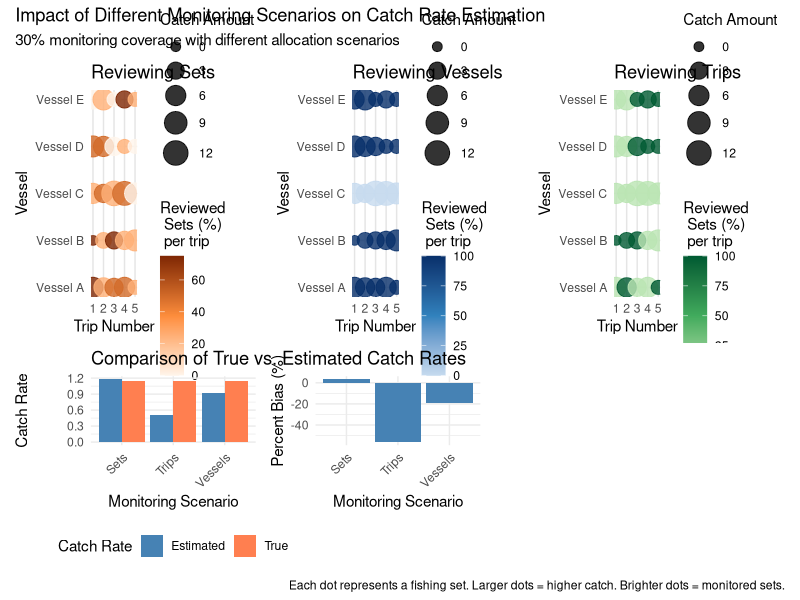
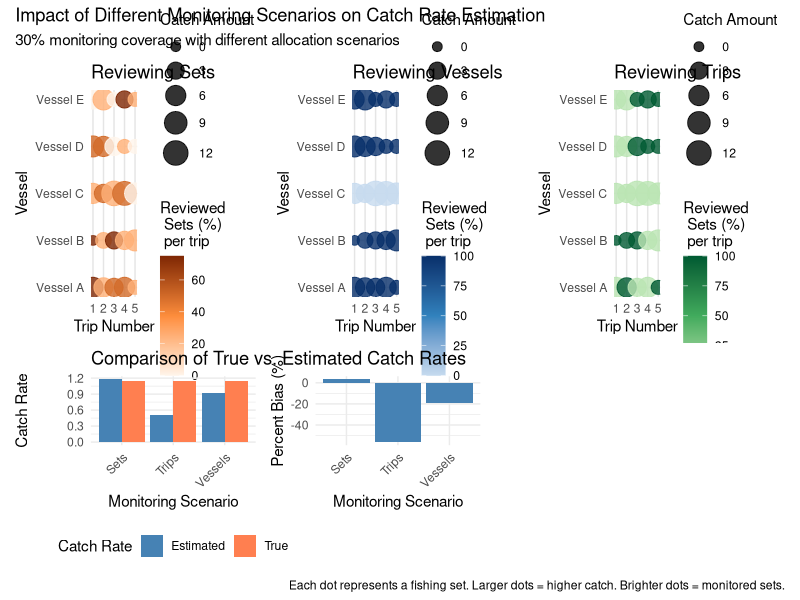
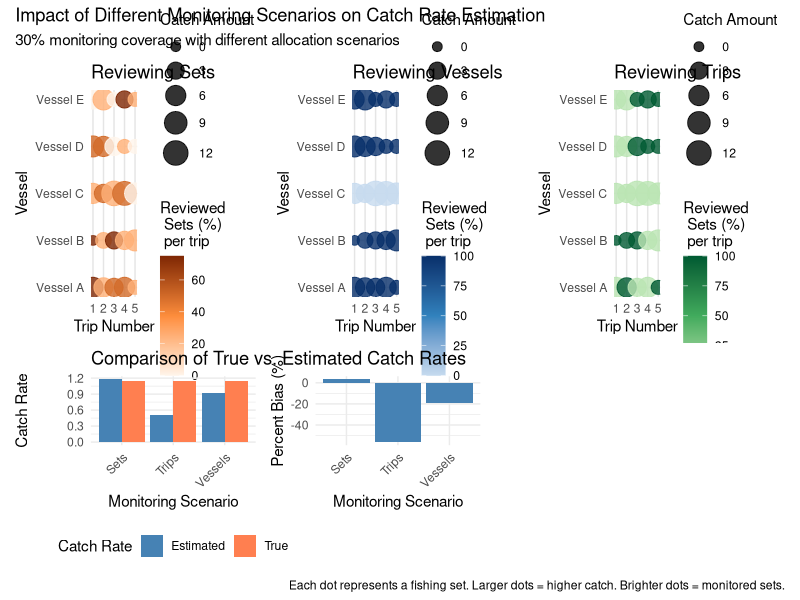
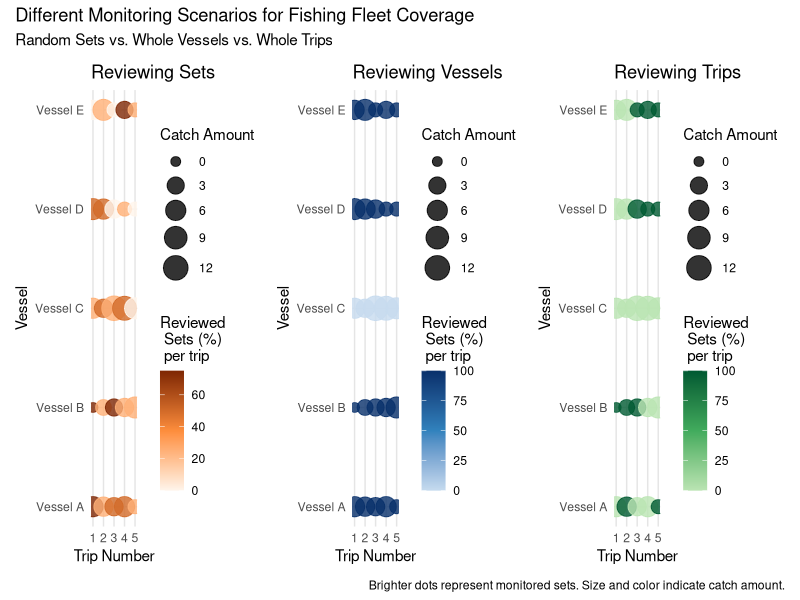
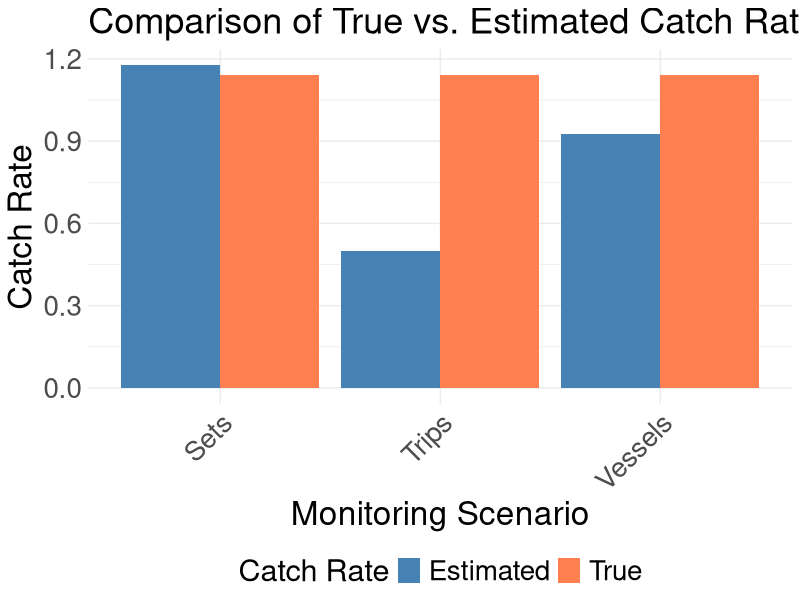
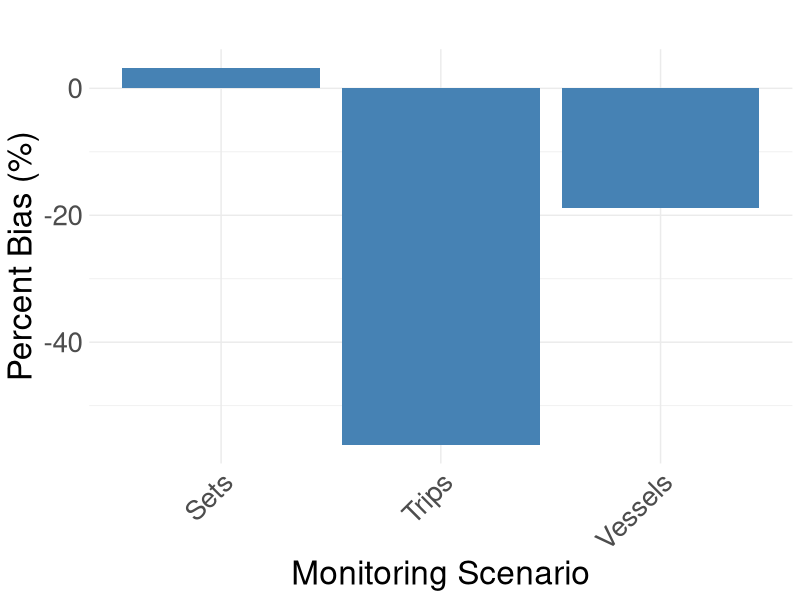

Here is the R script that generated these plots, in order:
# Conceptual Figure for MSC Review Rates
# This script generates a conceptual figure illustrating different monitoring strategies
# and their impact on estimated catch rates

# Load necessary libraries
library(ggplot2)
library(dplyr)
library(patchwork) # for combining plots
library(tidyr)

# Set seed for reproducibility
set.seed(123)

# Define colors
vessel_colors <- c("#1B9E77", "#D95F02", "#7570B3", "#E7298A", "#66A61E")
catch_colors <- c("low" = "#91bfdb", "medium" = "#fee090", "high" = "#fc8d59")

# Function to create simulated data for a small fleet
create_demonstration_data <- function(n_vessels = 5, 
                                      n_trips_per_vessel = 5, 
                                      n_sets_per_trip = 4, 
                                      vessel_effect_sd = 0.5,
                                      trip_effect_sd = 0.3,
                                      base_catch_rate = 1) {
  
  # Generate vessel IDs
  vessels <- 1:n_vessels
  
  # Generate vessel effects (some vessels catch more than others)
  vessel_effects <- rnorm(n_vessels, 0, vessel_effect_sd)
  
  # Create empty dataframe to store all data
  total_sets <- n_vessels * n_trips_per_vessel * n_sets_per_trip
  data <- data.frame(
    vessel_id = integer(total_sets),
    vessel_name = character(total_sets),
    trip_id = integer(total_sets),
    set_id = integer(total_sets),
    catch_rate = numeric(total_sets),
    catch = integer(total_sets),
    catch_category = character(total_sets),
    stringsAsFactors = FALSE
  )
  
  row <- 1
  for (v in 1:n_vessels) {
    vessel_name <- paste("Vessel", LETTERS[v])
    vessel_effect <- vessel_effects[v]
    
    for (t in 1:n_trips_per_vessel) {
      # Generate trip effect (some trips catch more than others)
      trip_effect <- rnorm(1, 0, trip_effect_sd)
      
      for (s in 1:n_sets_per_trip) {
        # Calculate catch rate for this set
        catch_rate <- exp(log(base_catch_rate) + vessel_effect + trip_effect)
        
        # Simulate catch using Poisson distribution
        catch <- rpois(1, catch_rate)
        
        # Categorize catch for visual representation
        catch_category <- if (catch <= quantile(dpois(0:10, base_catch_rate), 0.33)) {
          "low"
        } else if (catch <= quantile(dpois(0:10, base_catch_rate), 0.67)) {
          "medium"
        } else {
          "high"
        }
        
        # Store in dataframe
        data$vessel_id[row] <- v
        data$vessel_name[row] <- vessel_name
        data$trip_id[row] <- t
        data$set_id[row] <- s
        data$catch_rate[row] <- catch_rate
        data$catch[row] <- catch
        data$catch_category[row] <- catch_category
        
        row <- row + 1
      }
    }
  }
  
  return(data)
}

# Create demo data
fleet_data <- create_demonstration_data()

# Function to apply different monitoring strategies
apply_monitoring_strategies <- function(data, p_monitor = 0.3, bias_factor = 5) {
  # Make copies for each strategy
  data_sets <- data
  data_vessels <- data
  data_trips <- data
  
  # Strategy 1: Random sets
  set.seed(42)
  data_sets$monitored <- rbinom(nrow(data_sets), 1, p_monitor)
  data_sets$strategy <- "Sets"
  
  # Strategy 2: Vessels (with potential bias toward vessels with lower catch rates)
  vessels <- unique(data$vessel_id)
  vessel_avg_catch <- sapply(vessels, function(v) mean(data$catch[data$vessel_id == v]))
  # Normalize to 0-1 scale for bias calculation
  normalized_catch <- (max(vessel_avg_catch) - vessel_avg_catch) / (max(vessel_avg_catch) - min(vessel_avg_catch))
  # Apply bias (higher values of normalized_catch = more likely to be monitored)
  vessel_prob <- p_monitor + bias_factor * (normalized_catch - mean(normalized_catch))
  vessel_prob <- pmin(pmax(vessel_prob, 0), 1)  # Bound between 0 and 1
  
  set.seed(42)
  vessel_monitored <- rbinom(length(vessels), 1, vessel_prob)
  data_vessels$monitored <- 0
  for (i in 1:length(vessels)) {
    if (vessel_monitored[i] == 1) {
      data_vessels$monitored[data_vessels$vessel_id == vessels[i]] <- 1
    }
  }
  data_vessels$strategy <-   "Vessels"
  
  # Strategy 3: Trips (with potential bias toward trips with lower catch rates)
  trips <- unique(data[, c("vessel_id", "trip_id")])
  trip_avg_catch <- numeric(nrow(trips))
  for (i in 1:nrow(trips)) {
    v <- trips$vessel_id[i]
    t <- trips$trip_id[i]
    trip_avg_catch[i] <- mean(data$catch[data$vessel_id == v & data$trip_id == t])
  }
  
  # Normalize to 0-1 scale for bias calculation
  normalized_trip_catch <- (max(trip_avg_catch) - trip_avg_catch) / 
                          (max(trip_avg_catch) - min(trip_avg_catch))
  # Apply bias (higher values of normalized_catch = more likely to be monitored)
  trip_prob <- p_monitor + bias_factor * (normalized_trip_catch - mean(normalized_trip_catch))
  trip_prob <- pmin(pmax(trip_prob, 0), 1)  # Bound between 0 and 1
  
  set.seed(42)
  trip_monitored <- rbinom(nrow(trips), 1, trip_prob)
  data_trips$monitored <- 0
  for (i in 1:nrow(trips)) {
    v <- trips$vessel_id[i]
    t <- trips$trip_id[i]
    if (trip_monitored[i] == 1) {
      data_trips$monitored[data_trips$vessel_id == v & data_trips$trip_id == t] <- 1
    }
  }
  data_trips$strategy <- "Trips"
  
  # Combine all data
  combined_data <- rbind(data_sets, data_vessels, data_trips)
  return(combined_data)
}

# Apply monitoring strategies
monitored_data <- apply_monitoring_strategies(fleet_data)

# Calculate catch statistics for each strategy
calculate_catch_stats <- function(data) {
  data %>%
    group_by(strategy) %>%
    summarize(
      true_catch_rate = mean(catch),
      estimated_catch_rate = if(sum(monitored) > 0) mean(catch[monitored == 1]) else NA,
      bias = estimated_catch_rate - true_catch_rate,
      bias_percent = (bias / true_catch_rate) * 100,
      monitored_sets = sum(monitored),
      total_sets = n()
    )
}

catch_stats <- calculate_catch_stats(monitored_data)

# Create visualization functions

# 1. Fleet Visualization with dots representing sets
plot_fleet_structure <- function(data, strategy_name, colscale) {
  subset_data <- data[data$strategy == strategy_name,] %>%
    group_by(trip_id, vessel_id) %>%
    summarize(catch = sum(catch), monitored = 100*sum(monitored)/n())
  
  ggplot(subset_data, aes(x = trip_id, y = vessel_id)) +
    geom_point(aes(color = monitored, size = catch), alpha = 0.8) +
    scale_color_gradientn(colors = colscale,
               values = scales::rescale(c(0, 50, 100)),
               name = "Reviewed \n Sets (%) \n per trip") +
    scale_size_continuous(name = "Catch Amount", range = c(3, 8)) +  # Increased point size range
    labs(title = paste("Reviewing", strategy_name),
         x = "Trip Number", 
         y = "Vessel") + 
    scale_y_continuous(labels = function(x) paste("Vessel", LETTERS[x])) +
    theme_minimal() +
    theme(panel.grid.major = element_line(color = "grey90"),
          panel.grid.minor = element_blank())
}

# 2. Create comparison of estimated vs true catch rates
plot_catch_comparison <- function(stats) {
  stats_long <- pivot_longer(stats, 
                           cols = c(true_catch_rate, estimated_catch_rate),
                           names_to = "rate_type",
                           values_to = "value")
  
  ggplot(stats_long, aes(x = strategy, y = value, fill = rate_type)) +
    geom_bar(stat = "identity", position = position_dodge()) +
    scale_fill_manual(values = c("steelblue", "coral"),
                     name = "Catch Rate",
                     labels = c("Estimated", "True")) +
    labs(title = "Comparison of True vs. Estimated Catch Rates",
         x = "Monitoring Scenario", 
         y = "Catch Rate") +
    theme_minimal() +
    theme(legend.position = "bottom")+ 
    theme(axis.text.x = element_text(angle = 45, hjust = 1))
}

# 3. Create a plot showing bias percentage by strategy
plot_bias <- function(stats) {
  ggplot(stats, aes(x = strategy, y = bias_percent)) +
    geom_bar(stat = "identity", fill = "steelblue") +
    labs(title = "",
         x = "Monitoring Scenario", 
         y = "Percent Bias (%)") +
    theme_minimal() + 
    theme(axis.text.x = element_text(angle = 45, hjust = 1))
}

# Create the plots
plot1 <- plot_fleet_structure(
  monitored_data, 
  "Sets",
  c("#fff5eb", "#fd8d3c", "#7f2704") # light to dark orange, good contrast on grey
)
plot2 <- plot_fleet_structure(monitored_data, "Vessels",
               c("#c6dbef", "#3182bd", "#08306b")) # light to dark blue, good contrast on grey
plot3 <- plot_fleet_structure(
  monitored_data, 
  "Trips",
  c("#bae4b3", "#41ab5d", "#005a32") # medium to dark green, better contrast
)

plot4 <- plot_catch_comparison(catch_stats)
plot5 <- plot_bias(catch_stats)

# Combine plots using patchwork
combined_plot <- (plot1 + plot2 + plot3) / (plot4 + plot5 + plot_spacer())
combined_plot <- combined_plot + 
  plot_layout(heights = c(3, 1)) +
  plot_annotation(
    title = "Impact of Different Monitoring Scenarios on Catch Rate Estimation",
    subtitle = "30% monitoring coverage with different allocation scenarios",
    caption = "Each dot represents a fishing set. Larger dots = higher catch. Brighter dots = monitored sets."
  )

# Save the plot
ggsave("plots/conceptual_figure.png", 
  combined_plot, width = 15, height = 8, dpi = 300)
  
ggsave("plots/lowres/conceptual_figure_lowres.png", combined_plot, width = 12, height = 8, dpi = 100)

ggsave("plots/conceptual_figure.pdf", 
  combined_plot, width = 14, height = 8)


# Also create a simpler conceptual figure just showing the different strategies
simple_plot <- (plot1 + plot2 + plot3) + 
  plot_layout(nrow = 1) +
  plot_annotation(
    title = "Different Monitoring Scenarios for Fishing Fleet Coverage",
    subtitle = "Random Sets vs. Whole Vessels vs. Whole Trips",
    caption = "Brighter dots represent monitored sets. Size and color indicate catch amount."
  )


# Save the simple plot
ggsave("plots/conceptual_figure_simple.png", 
simple_plot, width = 18, height = 5, dpi = 300)



# Print summary statistics
print(catch_stats)
plot4 <- plot4 + 
  theme(
    text = element_text(size = 22),
    axis.title = element_text(size = 24),
    axis.text = element_text(size = 20),
    legend.text = element_text(size = 20),
    legend.title = element_text(size = 22),
    plot.title = element_text(size = 26),
    plot.subtitle = element_text(size = 22)
  )
plot5 <- plot5 + 
  theme(
    text = element_text(size = 22),
    axis.title = element_text(size = 24),
    axis.text = element_text(size = 20),
    legend.text = element_text(size = 20),
    legend.title = element_text(size = 22),
    plot.title = element_text(size = 26),
    plot.subtitle = element_text(size = 22)
  )
ggsave("plots/catch_comparison.pdf", plot4, width = 8, height = 6)
ggsave("plots/bias_plot.pdf", plot5, width = 8, height = 6)
